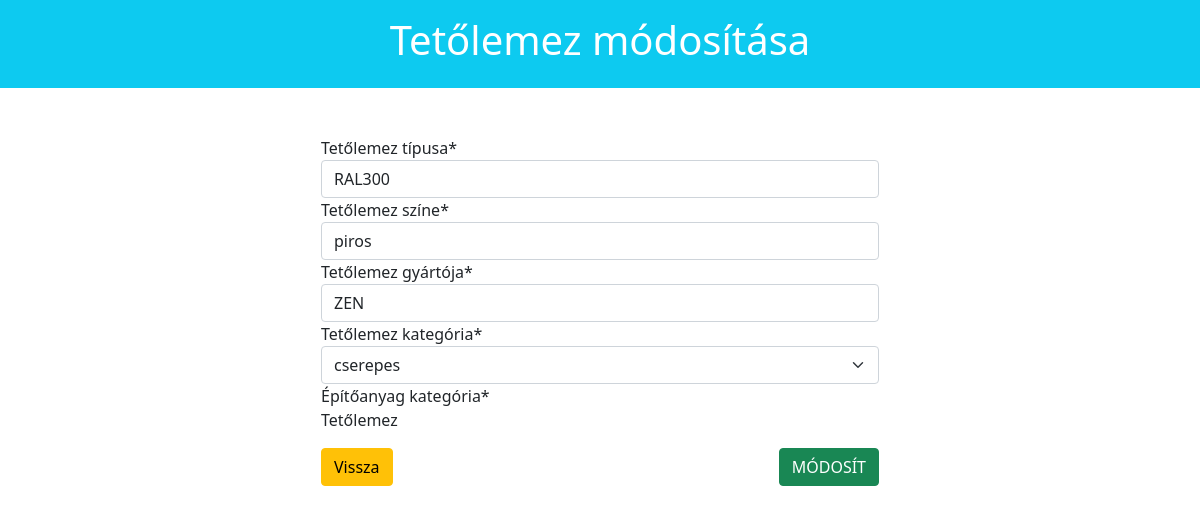
/Login/app/index.php?controller=roofplate&action=edit&roofplateID=2 (signed in), run on the app's committed database.
### tables this page shows
CREATE TABLE `roofplate` (
  `roofplateID` int(11) NOT NULL,
  `roofplateType` varchar(100) NOT NULL,
  `roofplateColor` varchar(45) NOT NULL,
  `roofplateManufacturer` varchar(100) NOT NULL,
  `roofplateCategoryID` int(11) NOT NULL,
  `materialID` int(11) NOT NULL
);

### Login/app/controller/RoofplateController.php (called while the page is built, shortened)
<?php
require_once('model\RoofplateDao.php');
require_once('model\RoofplateCategoryDao.php');
  class RoofplateController {
     public function load($view, $data=[]){
        extract($data);
        include("view/roofplate/{$view}.php");
        return $data;
     }
    public function loadRoofplateToEdit(int $roofplateID){
      $roofplateDaoObj = new RoofplateDao();
      $roofplateData = $roofplateDaoObj->getRoofplateById($roofplateID);
      $roofplateCategoryDaoObj = new roofplateCategoryDao();
      $roofplateCategories = $roofplateCategoryDaoObj->getAllRoofplateCategory();
      return $this->load('edit', [
          'roofplate' => $roofplateData,
          'roofplateCategories' => $roofplateCategories,
      ]);
    }
  }
?>

### Login/app/model/RoofplateDao.php (called while the page is built, shortened)
<?php
  class RoofplateDao {
     public function getRoofplateById(int $roofplateID) {
        $dbObj = new Db();
        $conn = $dbObj->getConnection();
        $statement = $conn->prepare("SELECT r.roofplateID, r.roofplateType, r.roofplateColor, r.roofplateManufacturer, rc.roofplateCategoryID, m.materialID FROM roofplate as r INNER JOIN roofplate_category as rc ON r.roofplateCategoryID = rc.roofplateCategoryID INNER JOIN material as m ON r.materialID = m.materialID WHERE r.roofplateID = :roofplateID");
        $statement -> setFetchMode(\PDO::FETCH_OBJ);
        $statement->execute([
           ':roofplateID'=>$roofplateID,
        ]);
        return $statement->fetch();
      }
    }
    ?>

### Login/app/model/RoofplateCategoryDao.php (called while the page is built, shortened)
<?php
class RoofplateCategoryDao {
 public function getAllRoofplateCategory(){
        $dbObj = new Db();
        $conn = $dbObj->getConnection();
        $statement = $conn->prepare("SELECT * FROM roofplate_category ORDER BY roofplateCategoryID");
        $statement->setFetchMode(\PDO::FETCH_OBJ);
        $statement->execute();
        return $statement->fetchAll();
    }
}
?>

### Login/app/view/roofplate/edit.php (the view, shortened to what this page needs)
<div class="row">
    <div class="jumbotron bg-info text-white pt-3 pb-3">
        <h1 class="display3 text-center">Tetőlemez módosítása</h1>
    </div>
</div>
<div class="container mt-5 d-flex justify-content-center">
    <div class="col-sm-6">
        <form action="index.php?controller=roofplate&action=update&roofplateID=<?php echo $roofplate->roofplateID;?>" method="POST">
            <div class="form-group">
                <label for="roofplateType">Tetőlemez típusa*</label>
                <input type="text" class="form-control" name="roofplate[roofplateType]" id="roofplateType"  value=<?php echo $roofplate->roofplateType;?> required>
            </div>
            <div class="form-group">
                <label for="roofplateColor">Tetőlemez színe*</label>
                <input type="text" class="form-control" name="roofplate[roofplateColor]" id="roofplateColor"
                value=<?php echo $roofplate->roofplateColor; ?> required>
            </div>
            <div class="form-group">
                <label for="roofplateManufacturer">Tetőlemez gyártója*</label>
                <input type="text" class="form-control" name="roofplate[roofplateManufacturer]" id="roofplateManufacturer"
                value=<?php echo $roofplate->roofplateManufacturer; ?> required>
            </div>
            <div class="form-group">
                <label for="[roofplate]roofplateCategoryID">Tetőlemez kategória*</label>
                <select class="form-select" name="roofplate[roofplateCategoryID]" id="roofplate[roofplateCategoryID]">
                    <?php
                        $selected = "";
                        foreach ($roofplateCategories as $roofplateCategory) {
                            $roofplate->roofplateCategoryID == $roofplateCategory->roofplateCategoryID ? $selected = "selected" : $selected = "";
                           echo "<option value=" .$roofplateCategory->roofplateCategoryID ." $selected> $roofplateCategory->roofplateCategoryName </option>";
                        }
                    ?>
                </select>
            </div>
            <div class="form-group">
              <label for="materialID">Építőanyag kategória*</label>
              <p class="form-control-static">Tetőlemez</p>
            </div>
            <div class="form-group mt-3 justify-content-between d-flex">
                <a href="javascript:history.go(-1)" class="btn btn-warning">Vissza</a>
                <button type="submit" class="btn btn-success text-white" name="update"> MÓDOSÍT </button>
            </div>
        </form>
    </div>
</div>

### data on the page
roofplate: roofplateType "RAL300", roofplateColor "piros", roofplateManufacturer "ZEN"

### other printed values
form field value "cserepes"
